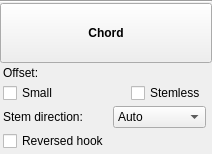
<?xml version="1.0" encoding="UTF-8"?>
<ui version="4.0">
 <class>InspectorChord</class>
 <widget class="QWidget" name="InspectorChord">
  <property name="geometry">
   <rect>
    <x>0</x>
    <y>0</y>
    <width>212</width>
    <height>154</height>
   </rect>
  </property>
  <property name="accessibleName">
   <string>Chord Inspector</string>
  </property>
  <layout class="QVBoxLayout" name="verticalLayout">
   <property name="spacing">
    <number>0</number>
   </property>
   <property name="leftMargin">
    <number>0</number>
   </property>
   <property name="topMargin">
    <number>0</number>
   </property>
   <property name="rightMargin">
    <number>0</number>
   </property>
   <property name="bottomMargin">
    <number>0</number>
   </property>
   <item>
    <widget class="QFrame" name="frame">
     <property name="frameShape">
      <enum>QFrame::HLine</enum>
     </property>
     <property name="frameShadow">
      <enum>QFrame::Sunken</enum>
     </property>
    </widget>
   </item>
   <item>
    <widget class="QToolButton" name="title">
     <property name="sizePolicy">
      <sizepolicy hsizetype="Preferred" vsizetype="Preferred">
       <horstretch>0</horstretch>
       <verstretch>0</verstretch>
      </sizepolicy>
     </property>
     <property name="font">
      <font>
       <weight>75</weight>
       <bold>true</bold>
      </font>
     </property>
     <property name="text">
      <string>Chord</string>
     </property>
    </widget>
   </item>
   <item>
    <widget class="QWidget" name="panel" native="true">
     <layout class="QGridLayout" name="gridLayout">
      <property name="leftMargin">
       <number>3</number>
      </property>
      <property name="topMargin">
       <number>3</number>
      </property>
      <property name="rightMargin">
       <number>3</number>
      </property>
      <property name="bottomMargin">
       <number>3</number>
      </property>
      <property name="spacing">
       <number>3</number>
      </property>
      <item row="3" column="2">
       <widget class="Ms::ResetButton" name="resetStemDirection" native="true">
        <property name="sizePolicy">
         <sizepolicy hsizetype="Fixed" vsizetype="Preferred">
          <horstretch>0</horstretch>
          <verstretch>0</verstretch>
         </sizepolicy>
        </property>
        <property name="accessibleName">
         <string>Reset 'Stem direction' value</string>
        </property>
       </widget>
      </item>
      <item row="1" column="0" colspan="2">
       <layout class="QHBoxLayout" name="horizontalLayout_2">
        <item>
         <widget class="QLabel" name="label_2">
          <property name="sizePolicy">
           <sizepolicy hsizetype="Fixed" vsizetype="Preferred">
            <horstretch>0</horstretch>
            <verstretch>0</verstretch>
           </sizepolicy>
          </property>
          <property name="text">
           <string>Offset:</string>
          </property>
          <property name="alignment">
           <set>Qt::AlignLeading|Qt::AlignLeft|Qt::AlignVCenter</set>
          </property>
          <property name="buddy">
           <cstring>offset</cstring>
          </property>
         </widget>
        </item>
        <item>
         <widget class="Ms::OffsetSelect" name="offset" native="true">
          <property name="sizePolicy">
           <sizepolicy hsizetype="Expanding" vsizetype="Preferred">
            <horstretch>0</horstretch>
            <verstretch>0</verstretch>
           </sizepolicy>
          </property>
          <property name="accessibleName">
           <string>Offset</string>
          </property>
         </widget>
        </item>
       </layout>
      </item>
      <item row="2" column="0" colspan="2">
       <layout class="QHBoxLayout" name="horizontalLayout">
        <item>
         <widget class="QCheckBox" name="isSmall">
          <property name="focusPolicy">
           <enum>Qt::TabFocus</enum>
          </property>
          <property name="text">
           <string>Small</string>
          </property>
         </widget>
        </item>
        <item>
         <widget class="Ms::ResetButton" name="resetSmall" native="true">
          <property name="sizePolicy">
           <sizepolicy hsizetype="Fixed" vsizetype="Preferred">
            <horstretch>0</horstretch>
            <verstretch>0</verstretch>
           </sizepolicy>
          </property>
          <property name="maximumSize">
           <size>
            <width>18</width>
            <height>16777215</height>
           </size>
          </property>
          <property name="accessibleName">
           <string>Reset 'Small' value</string>
          </property>
         </widget>
        </item>
        <item>
         <spacer name="horizontalSpacer">
          <property name="orientation">
           <enum>Qt::Horizontal</enum>
          </property>
          <property name="sizeHint" stdset="0">
           <size>
            <width>0</width>
            <height>20</height>
           </size>
          </property>
         </spacer>
        </item>
        <item>
         <widget class="QCheckBox" name="stemless">
          <property name="focusPolicy">
           <enum>Qt::TabFocus</enum>
          </property>
          <property name="text">
           <string>Stemless</string>
          </property>
         </widget>
        </item>
       </layout>
      </item>
      <item row="3" column="1">
       <widget class="QComboBox" name="stemDirection">
        <property name="sizePolicy">
         <sizepolicy hsizetype="Expanding" vsizetype="Fixed">
          <horstretch>0</horstretch>
          <verstretch>0</verstretch>
         </sizepolicy>
        </property>
        <property name="accessibleName">
         <string>Stem direction</string>
        </property>
        <item>
         <property name="text">
          <string>Auto</string>
         </property>
        </item>
        <item>
         <property name="text">
          <string>Up</string>
         </property>
        </item>
        <item>
         <property name="text">
          <string>Down</string>
         </property>
        </item>
       </widget>
      </item>
      <item row="1" column="2">
       <widget class="Ms::ResetButton" name="resetOffset" native="true">
        <property name="sizePolicy">
         <sizepolicy hsizetype="Fixed" vsizetype="Preferred">
          <horstretch>0</horstretch>
          <verstretch>0</verstretch>
         </sizepolicy>
        </property>
        <property name="accessibleName">
         <string>Reset 'Offset' values</string>
        </property>
       </widget>
      </item>
      <item row="2" column="2">
       <widget class="Ms::ResetButton" name="resetStemless" native="true">
        <property name="sizePolicy">
         <sizepolicy hsizetype="Fixed" vsizetype="Preferred">
          <horstretch>0</horstretch>
          <verstretch>0</verstretch>
         </sizepolicy>
        </property>
        <property name="accessibleName">
         <string>Reset 'Stemless' value</string>
        </property>
       </widget>
      </item>
      <item row="3" column="0">
       <widget class="QLabel" name="label">
        <property name="sizePolicy">
         <sizepolicy hsizetype="Fixed" vsizetype="Preferred">
          <horstretch>0</horstretch>
          <verstretch>0</verstretch>
         </sizepolicy>
        </property>
        <property name="text">
         <string>Stem direction:</string>
        </property>
        <property name="alignment">
         <set>Qt::AlignLeading|Qt::AlignLeft|Qt::AlignVCenter</set>
        </property>
        <property name="buddy">
         <cstring>stemDirection</cstring>
        </property>
       </widget>
      </item>
      <item row="4" column="0">
       <widget class="QCheckBox" name="reversedHook">
        <property name="text">
         <string>Reversed hook</string>
        </property>
       </widget>
      </item>
      <item row="4" column="1">
       <widget class="Ms::ResetButton" name="resetReversedHook" native="true"/>
      </item>
     </layout>
    </widget>
   </item>
  </layout>
 </widget>
 <customwidgets>
  <customwidget>
   <class>Ms::ResetButton</class>
   <extends>QWidget</extends>
   <header>inspector/resetButton.h</header>
   <container>1</container>
  </customwidget>
  <customwidget>
   <class>Ms::OffsetSelect</class>
   <extends>QWidget</extends>
   <header>inspector/offsetSelect.h</header>
   <container>1</container>
  </customwidget>
 </customwidgets>
 <tabstops>
  <tabstop>title</tabstop>
  <tabstop>isSmall</tabstop>
  <tabstop>stemless</tabstop>
  <tabstop>stemDirection</tabstop>
 </tabstops>
 <resources/>
 <connections/>
</ui>
